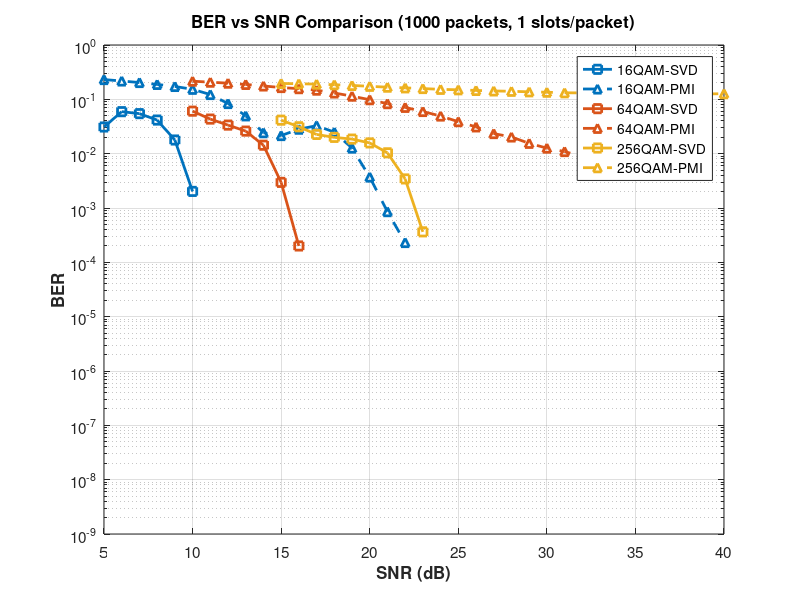

The MATLAB source for this figure:
% Extract data from simulation results

% 16QAM-SVD
SNRdB_16QAM_SVD = [5:30]';
BER_16QAM_SVD = [3.0969e-02; 5.9298e-02; 5.4549e-02; 4.1544e-02; 1.7842e-02; ...
    2.0202e-03; 0.0000e+00; 0.0000e+00; 0.0000e+00; 0.0000e+00; ...
    0.0000e+00; 0.0000e+00; 0.0000e+00; 0.0000e+00; 0.0000e+00; ...
    0.0000e+00; 0.0000e+00; 0.0000e+00; 0.0000e+00; 0.0000e+00; ...
    0.0000e+00; 0.0000e+00; 0.0000e+00; 0.0000e+00; 0.0000e+00; ...
    0.0000e+00];
AvgBitErr_16QAM_SVD = [1491.72; 2856.29; 2627.50; 2001.09; 859.43; ...
    97.31; 2.01; 0.00; 0.00; 6.96; ...
    0.04; 0.07; 0.00; 0.01; 0.00; ...
    0.00; 0.00; 0.00; 0.00; 0.00; ...
    0.00; 0.00; 0.00; 0.00; 0.00; ...
    0.00];
PktErr_16QAM_SVD = [830; 948; 999; 1000; 981; ...
    557; 58; 0; 0; 3; ...
    1; 1; 0; 1; 0; ...
    0; 0; 0; 0; 0; ...
    0; 0; 0; 0; 0; ...
    0];

% 16QAM-PMI
SNRdB_16QAM_PMI = [5:30]';
BER_16QAM_PMI = [2.3110e-01; 2.1758e-01; 2.0382e-01; 1.8816e-01; 1.7249e-01; ...
    1.5300e-01; 1.2256e-01; 8.3691e-02; 4.9624e-02; 2.4297e-02; ...
    2.1538e-02; 2.8210e-02; 3.2733e-02; 2.4911e-02; 1.2665e-02; ...
    3.7135e-03; 8.5663e-04; 2.3140e-04; 0.0000e+00; 0.0000e+00; ...
    0.0000e+00; 0.0000e+00; 0.0000e+00; 0.0000e+00; 0.0000e+00; ...
    0.0000e+00];
AvgBitErr_16QAM_PMI = [11131.62; 10480.41; 9817.73; 9063.19; 8308.49; ...
    7369.92; 5903.31; 4031.24; 2390.30; 1170.33; ...
    1037.42; 1358.84; 1576.69; 1199.92; 610.05; ...
    178.87; 41.26; 11.15; 0.36; 0.06; ...
    0.03; 0.00; 0.00; 0.00; 0.00; ...
    0.00];
PktErr_16QAM_PMI = [1000; 1000; 1000; 1000; 1000; ...
    1000; 1000; 998; 923; 702; ...
    529; 615; 837; 946; 869; ...
    550; 249; 79; 18; 3; ...
    2; 0; 0; 1; 0; ...
    0];

% 64QAM-SVD
SNRdB_64QAM_SVD = [10:35]';
BER_64QAM_SVD = [6.0574e-02; 4.3305e-02; 3.3556e-02; 2.6021e-02; 1.4320e-02; ...
    2.9635e-03; 2.0010e-04; 0.0000e+00; 0.0000e+00; 0.0000e+00; ...
    0.0000e+00; 0.0000e+00; 0.0000e+00; 0.0000e+00; 0.0000e+00; ...
    0.0000e+00; 0.0000e+00; 0.0000e+00; 0.0000e+00; 0.0000e+00; ...
    0.0000e+00; 0.0000e+00; 0.0000e+00; 0.0000e+00; 0.0000e+00; ...
    0.0000e+00];
AvgBitErr_64QAM_SVD = [4342.46; 3104.48; 2405.54; 1865.41; 1026.58; ...
    212.44; 14.35; 1.02; 0.30; 0.00; ...
    2.48; 0.00; 0.00; 0.00; 0.00; ...
    0.35; 0.00; 0.00; 0.00; 0.00; ...
    0.00; 0.00; 0.00; 0.00; 0.00; ...
    0.00];
PktErr_64QAM_SVD = [1000; 1000; 1000; 1000; 986; ...
    630; 132; 23; 28; 1; ...
    1; 0; 0; 0; 1; ...
    1; 0; 0; 1; 0; ...
    0; 0; 0; 0; 0; ...
    0];

% 64QAM-PMI
SNRdB_64QAM_PMI = [10:35]';
BER_64QAM_PMI = [2.1585e-01; 2.0688e-01; 1.9848e-01; 1.8811e-01; 1.7619e-01; ...
    1.6479e-01; 1.5718e-01; 1.4755e-01; 1.3085e-01; 1.1446e-01; ...
    9.8435e-02; 8.3218e-02; 7.1155e-02; 5.9697e-02; 4.9254e-02; ...
    3.8827e-02; 3.1079e-02; 2.3416e-02; 2.0277e-02; 1.5499e-02; ...
    1.2646e-02; 1.0937e-02; 8.8641e-03; 8.9556e-03; 7.7083e-03; ...
    7.5150e-03];
AvgBitErr_64QAM_PMI = [15474.16; 14831.09; 14228.30; 13485.51; 12630.67; ...
    11813.52; 11268.27; 10577.69; 9380.59; 8205.64; ...
    7056.60; 5965.70; 5100.94; 4279.56; 3530.92; ...
    2783.44; 2227.97; 1678.61; 1453.62; 1111.10; ...
    906.58; 784.06; 635.45; 642.01; 552.59; ...
    538.74];
PktErr_64QAM_PMI = [1000; 1000; 1000; 1000; 1000; ...
    1000; 1000; 1000; 1000; 1000; ...
    1000; 1000; 1000; 1000; 999; ...
    994; 969; 936; 865; 792; ...
    725; 638; 578; 539; 526; ...
    501];

% 256QAM-SVD
SNRdB_256QAM_SVD = [15:40]';
BER_256QAM_SVD = [4.1371e-02; 3.1263e-02; 2.2592e-02; 1.9946e-02; 1.8544e-02; ...
    1.5768e-02; 1.0369e-02; 3.4271e-03; 3.6393e-04; 0.0000e+00; ...
    0.0000e+00; 0.0000e+00; 0.0000e+00; 0.0000e+00; 0.0000e+00; ...
    0.0000e+00; 0.0000e+00; 0.0000e+00; 0.0000e+00; 0.0000e+00; ...
    0.0000e+00; 0.0000e+00; 0.0000e+00; 0.0000e+00; 0.0000e+00; ...
    0.0000e+00];
AvgBitErr_256QAM_SVD = [3982.58; 3009.53; 2174.78; 1920.10; 1785.11; ...
    1517.85; 998.15; 329.90; 35.03; 0.97; ...
    0.00; 3.62; 0.00; 0.00; 0.00; ...
    7.91; 0.00; 1.56; 8.84; 10.48; ...
    14.06; 0.69; 2.21; 15.27; 1.46; ...
    3.80];
PktErr_256QAM_SVD = [1000; 1000; 1000; 1000; 1000; ...
    999; 995; 859; 304; 38; ...
    1; 1; 0; 0; 0; ...
    1; 0; 1; 1; 2; ...
    2; 1; 1; 2; 1; ...
    1];

% 256QAM-PMI
SNRdB_256QAM_PMI = [15:40]';
BER_256QAM_PMI = [1.9609e-01; 1.9347e-01; 1.9060e-01; 1.8570e-01; 1.8012e-01; ...
    1.7363e-01; 1.6737e-01; 1.6255e-01; 1.5795e-01; 1.5266e-01; ...
    1.4979e-01; 1.4572e-01; 1.4276e-01; 1.4052e-01; 1.3752e-01; ...
    1.3519e-01; 1.3195e-01; 1.3134e-01; 1.3074e-01; 1.2906e-01; ...
    1.2691e-01; 1.2830e-01; 1.2722e-01; 1.2768e-01; 1.2576e-01; ...
    1.2689e-01];
AvgBitErr_256QAM_PMI = [18876.25; 18624.32; 18348.38; 17875.87; 17339.15; ...
    16714.17; 16111.78; 15647.66; 15205.11; 14695.90; ...
    14419.58; 14027.79; 13742.88; 13527.12; 13238.42; ...
    13013.50; 12701.63; 12642.93; 12585.68; 12423.86; ...
    12216.98; 12350.72; 12246.24; 12290.73; 12105.86; ...
    12214.66];
PktErr_256QAM_PMI = [1000; 1000; 1000; 1000; 1000; ...
    1000; 1000; 1000; 1000; 1000; ...
    1000; 1000; 1000; 1000; 1000; ...
    1000; 1000; 1000; 1000; 1000; ...
    1000; 1000; 1000; 999; 1000; ...
    1000];

% Store in cell arrays
SNRdB_all = {SNRdB_16QAM_SVD, SNRdB_16QAM_PMI, SNRdB_64QAM_SVD, ...
             SNRdB_64QAM_PMI, SNRdB_256QAM_SVD, SNRdB_256QAM_PMI};
avgBER_all = {BER_16QAM_SVD, BER_16QAM_PMI, BER_64QAM_SVD, ...
              BER_64QAM_PMI, BER_256QAM_SVD, BER_256QAM_PMI};
avgBitErr_all = {AvgBitErr_16QAM_SVD, AvgBitErr_16QAM_PMI, AvgBitErr_64QAM_SVD, ...
                 AvgBitErr_64QAM_PMI, AvgBitErr_256QAM_SVD, AvgBitErr_256QAM_PMI};
pktErr_all = {PktErr_16QAM_SVD, PktErr_16QAM_PMI, PktErr_64QAM_SVD, ...
              PktErr_64QAM_PMI, PktErr_256QAM_SVD, PktErr_256QAM_PMI};

% Configuration
ModOrderList = [16, 64, 256];
pmiPrecodingList = [false, true]; % SVD, PMI
combinationLabels = {'16QAM-SVD', '16QAM-PMI', '64QAM-SVD', ...
                     '64QAM-PMI', '256QAM-SVD', '256QAM-PMI'};
numIter = 1000;
noSlotsSim = 1;

% Plotting
numCombinations = length(ModOrderList) * length(pmiPrecodingList);
modColors = lines(length(ModOrderList));
lineStyles = {'-', '--'};
markers = {'s', '^'};
for combIdx = 1:numCombinations
    modIdx = ceil(combIdx / length(pmiPrecodingList));
    pmiIdx = mod(combIdx - 1, length(pmiPrecodingList)) + 1;
    semilogy(SNRdB_all{combIdx}, avgBER_all{combIdx}, ... 
        'LineWidth', 2, ...
        'LineStyle', lineStyles{pmiIdx}, ...
        'Marker', markers{pmiIdx}, ...
        'MarkerSize', 6, ...
        'Color', modColors(modIdx, :), ...
        'DisplayName', combinationLabels{combIdx});
    hold on;
end
grid on;
hold off;
xlabel('SNR (dB)', 'FontSize', 12, 'FontWeight', 'bold');
ylabel('BER', 'FontSize', 12, 'FontWeight', 'bold');
title(sprintf('BER vs SNR Comparison (%d packets, %d slots/packet)', numIter, noSlotsSim), ...
    'FontSize', 14, 'FontWeight', 'bold');
legend('Location', 'best', 'FontSize', 10);
set(gca, 'FontSize', 11);
ylim([1e-9 1e0]);
